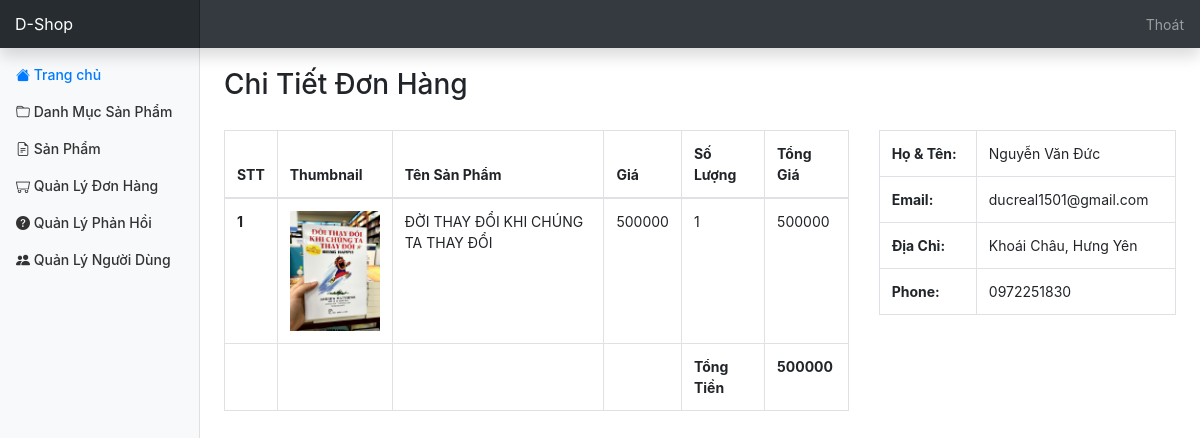
/admin/order/detail.php?id=4 (signed in), run on the app's committed database.
### tables this page shows
CREATE TABLE `order_details` (
  `id` int(11) NOT NULL,
  `order_id` int(11) DEFAULT NULL,
  `product_id` int(11) DEFAULT NULL,
  `price` int(11) DEFAULT NULL,
  `num` int(11) DEFAULT NULL,
  `total_money` int(11) DEFAULT NULL
);

CREATE TABLE `product` (
  `id` int(11) NOT NULL,
  `category_id` int(11) DEFAULT NULL,
  `title` varchar(350) DEFAULT NULL,
  `price` int(11) DEFAULT NULL,
  `discount` int(11) DEFAULT NULL,
  `thumbnail` varchar(500) DEFAULT NULL,
  `description` longtext DEFAULT NULL,
  `created_at` datetime DEFAULT NULL,
  `updated_at` datetime DEFAULT NULL,
  `deleted` int(11) DEFAULT NULL
);

CREATE TABLE `orders` (
  `id` int(11) NOT NULL,
  `user_id` int(11) DEFAULT NULL,
  `fullname` varchar(50) DEFAULT NULL,
  `email` varchar(150) DEFAULT NULL,
  `phone_number` varchar(20) DEFAULT NULL,
  `address` varchar(200) DEFAULT NULL,
  `note` varchar(255) DEFAULT NULL,
  `order_date` datetime DEFAULT NULL,
  `status` int(11) DEFAULT NULL,
  `total_money` int(11) DEFAULT NULL
);

### database/dbhelper.php (called while the page is built, shortened)
<?php
function executeResult($sql, $isSingle = false) {
	$data = null;
	$conn = mysqli_connect(HOST, USERNAME, PASSWORD, DATABASE);
	mysqli_set_charset($conn, 'utf8');
	$resultset = mysqli_query($conn, $sql);
	if($isSingle) {
		$data = mysqli_fetch_array($resultset, 1);
	} else {
		$data = [];
		while(($row = mysqli_fetch_array($resultset, 1)) != null) {
			$data[] = $row;
		}
	}
	return $data;
}

### utils/utility.php (called while the page is built, shortened)
<?php
function fixUrl($thumbnail, $rootPath = "../../") {
	if(stripos($thumbnail, 'http://') !== false || stripos($thumbnail, 'https://') !== false) {
	} else {
		$thumbnail = $rootPath.$thumbnail;
	}
	return $thumbnail;
}

### admin/order/detail.php (the view, shortened to what this page needs)
<?php
	require_once('../layouts/header.php');
	$orderId = getGet('id');
	$sql = "select Order_Details.*, Product.title, Product.thumbnail from Order_Details left join Product on Product.id = Order_Details.product_id where Order_Details.order_id = $orderId";
	$data = executeResult($sql);
	$sql = "select * from Orders where id = $orderId";
	$orderItem = executeResult($sql, true);
?>
<div class="row" style="margin-top: 20px;">
	<div class="col-md-12">
		<h3>Chi Tiết Đơn Hàng</h3>
	</div>
	<div class="col-md-8 table-responsive">
		<table class="table table-bordered table-hover" style="margin-top: 20px;">
			<thead>
				<tr>
					<th>STT</th>
					<th>Thumbnail</th>
					<th>Tên Sản Phẩm</th>
					<th>Giá</th>
					<th>Số Lượng</th>
					<th>Tổng Giá</th>
				</tr>
			</thead>
			<tbody>
<?php
	$index = 0;
	foreach($data as $item) {
		echo '<tr>
					<th>'.(++$index).'</th>
					<td><img src="'.fixUrl($item['thumbnail']).'" style="height: 120px"/></td>
					<td>'.$item['title'].'</td>
					<td>'.$item['price'].'</td>
					<td>'.$item['num'].'</td>
					<td>'.$item['total_money'].'</td>
				</tr>';
	}
?>
				<tr>
					<td></td>
					<td></td>
					<td></td>
					<td></td>
					<th>Tổng Tiền</th>
					<th><?=$orderItem['total_money']?></th>
				</tr>
			</tbody>
		</table>
	</div>
	<div class="col-md-4">
		<table class="table table-bordered table-hover" style="margin-top: 20px;">
			<tr>
				<th>Họ & Tên: </th>
				<td><?=$orderItem['fullname']?></td>
			</tr>
			<tr>
				<th>Email: </th>
				<td><?=$orderItem['email']?></td>
			</tr>
			<tr>
				<th>Địa Chỉ: </th>
				<td><?=$orderItem['address']?></td>
			</tr>
			<tr>
				<th>Phone: </th>
				<td><?=$orderItem['phone_number']?></td>
			</tr>
		</table>
	</div>
</div>
<?php
	require_once('../layouts/footer.php');
?>

### assets/css/dashboard.css (style rules this page uses)
body { font-size: .875rem; }

### data on the page
order_details: product.thumbnail (picture), product.title "ĐỜI THAY ĐỔI KHI CHÚNG TA THAY ĐỔI", price "500000", num "1", total_money "500000"
orders: total_money "500000", fullname "Nguyễn Văn Đức", email "ducreal1501@gmail.com", address "Khoái Châu, Hưng Yên", phone_number "0972251830"
